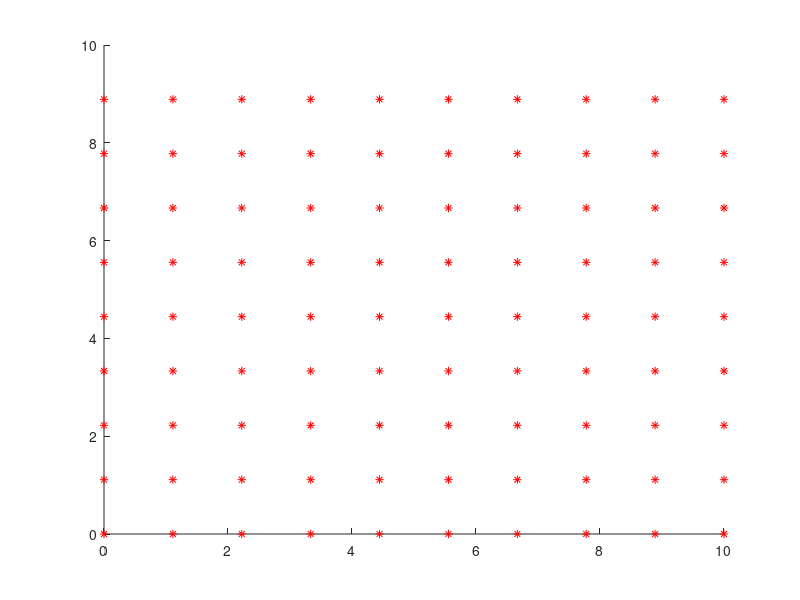

MATLAB code to generate this figure:
[I,J] = meshgrid(linspace(0,10,10),linspace(0,10,10));
P = [I(:),J(:)];
hold on;
for i = 1:1:100
        % North Check
        if (mod(i,10) ~= 0)
           plot(P(i,1),P(i,2),'*r');
        end

        % North East Check
        if (mod(i+11,10) ~= 1 && i+11 <= 100)
            %plot(P(i,1),P(i,2),'*r');
        end
    
        % East Check
        if (i+10<=100)
            %plot(P(i,1),P(i,2),'*r');
        end
        
        % South East Check
        if (mod(i+9,10) ~= 0 && i+9 <= 100)
            %plot(P(i,1),P(i,2),'*r');
        end

        % South Check
        if (mod(i-1,10) ~= 0)
            %plot(P(i,1),P(i,2),'*r');
        end

        % South West Check
        if (mod(i-11,10) ~= 0 && i-11 >= 1)
            %plot(P(i,1),P(i,2),'*r');
        end

        % West Check
        if (i-10>=1)
            %plot(P(i,1),P(i,2),'*r');
        end

        % North West Check
        if (mod(i-9,10) ~= 1 && i-9 >= 1)
            %plot(P(i,1),P(i,2),'*r');
        end
end
%plot(P(2,1),P(2,2),'*r');

xlim([0 10])
ylim([0 10])
%k = dsearchn(P,x');


